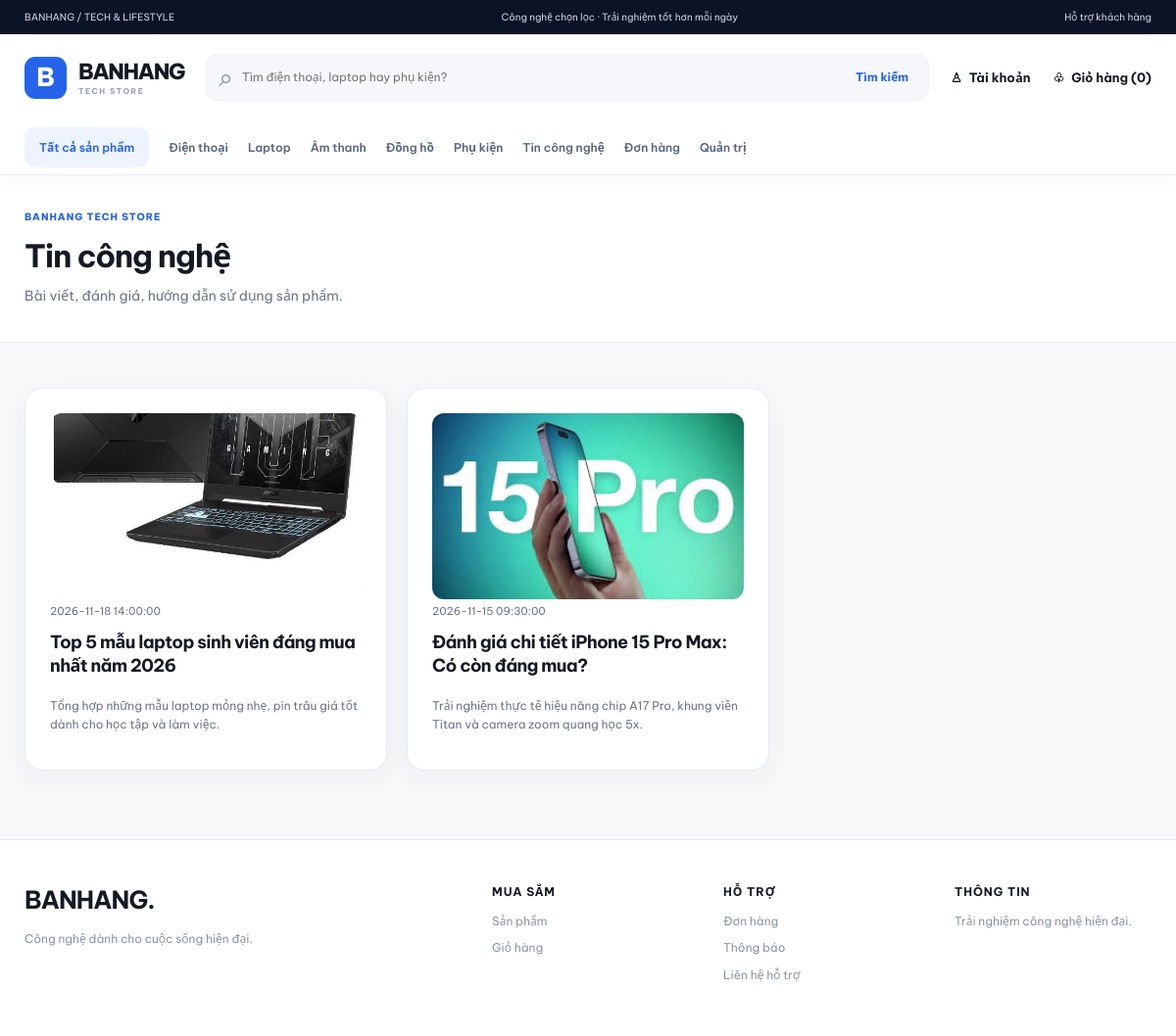
Page /index.php?page=news on the earlier database version.
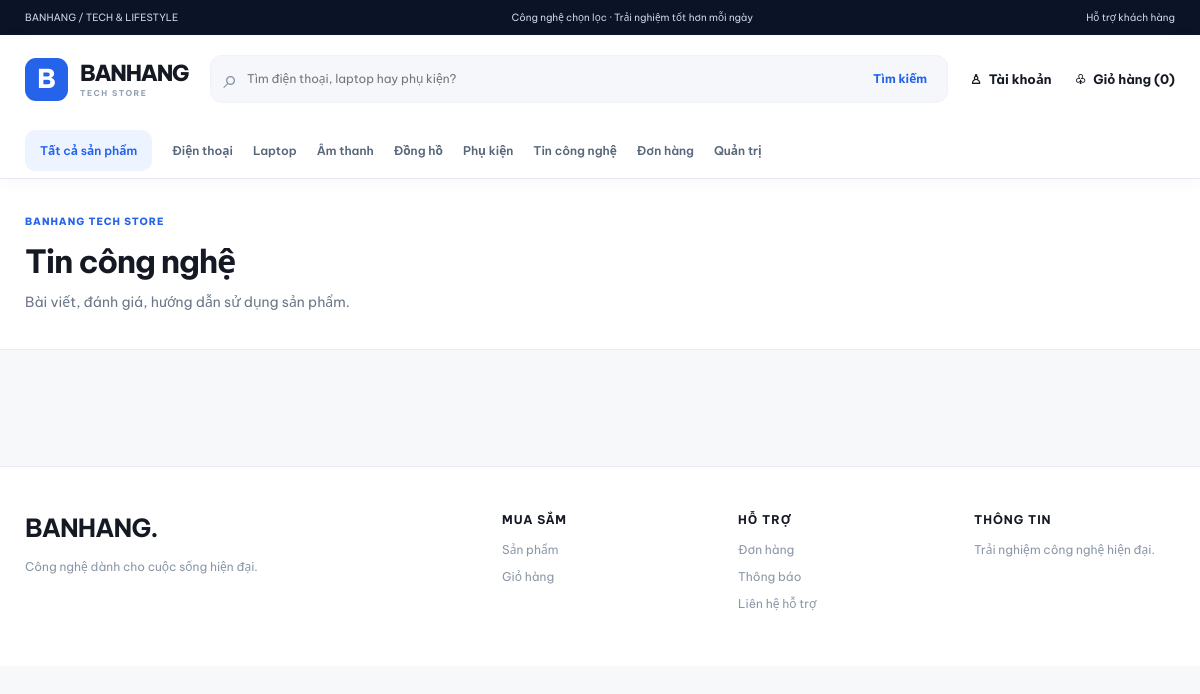
Same page on the later database version.
### tables this page shows
CREATE TABLE IF NOT EXISTS `tbl_tintuc` (
  `id_baiviet` int(11) NOT NULL AUTO_INCREMENT PRIMARY KEY,
  `tenbaiviet` varchar(255) NOT NULL,
  `tomtat` text NOT NULL,
  `noidung` longtext NOT NULL,
  `hinhanh` varchar(255) NOT NULL,
  `ngaydang` datetime NOT NULL DEFAULT current_timestamp(),
  `trangthai` int(11) NOT NULL DEFAULT 1
);

### pages/main.php (the view, shortened to what this page needs)
<?php
$renderObLevel = ob_get_level();
try {
echo '<main>';
if ($page==='home') {
    $featured=rows('SELECT p.id_sanpham,p.tensanpham,p.giasp,p.hinhanh,p.soluong,c.tendanhmuc FROM tbl_sanpham p JOIN tbl_danhmuc c ON c.id_danhmuc=p.id_danhmuc WHERE p.tinhtrang=1 ORDER BY p.id_sanpham DESC LIMIT 8');
    $categories=rows("SELECT id_danhmuc,tendanhmuc FROM tbl_danhmuc WHERE tendanhmuc NOT LIKE '[DEMO]%' ORDER BY thutu ASC,id_danhmuc ASC LIMIT 8");
    echo '<div class="container">';
    echo '<section class="hero-grid"><div class="hero-primary"><div class="hero-copy"><span class="hero-label">NEW DROP · TECH EDITION</span><h1>Thiết bị mới.<br>Cảm hứng mới.</h1><p>Nâng tầm từng khoảnh khắc với những thiết bị công nghệ được chọn lọc.</p><a class="button button--mint" href="'.link_to('products').'">Khám phá sản phẩm ↗</a></div>';
    echo '<div class="hero-visual"><div class="hero-device">B</div><div class="hero-glow"></div></div></div>';
    echo '<div class="hero-side"><a class="promo promo--blue" href="'.link_to('products',['category'=>'laptop']).'"><span class="eyebrow">DÀNH CHO SÁNG TẠO</span><h3>Laptop<br>hiệu năng cao</h3><span>Khám phá ngay ↗</span><span class="promo-symbol">⌘</span></a>';
    echo '<a class="promo promo--peach" href="'.link_to('products',['category'=>'audio']).'"><span class="eyebrow">ÂM THANH ĐỈNH CAO</span><h3>Nghe chất.<br>Sống khác.</h3><span>Khám phá ngay ↗</span><span class="promo-symbol">♫</span></a></div></section>';
    echo '<div class="benefits"><div>◇ <strong>Mua sắm an tâm</strong><small>Chính sách rõ ràng</small></div><div>♧ <strong>Giao hàng linh hoạt</strong><small>Theo dõi đơn tiện lợi</small></div><div>▣ <strong>Thanh toán thuận tiện</strong><small>COD và VietQR</small></div><div>☏ <strong>Hỗ trợ khách hàng</strong><small>Chăm sóc khi cần</small></div></div>';
    echo '<section class="section">';
    section_header('Khám phá theo danh mục','Tìm chính xác thiết bị phù hợp với bạn.');
    echo '<div class="categories">';
    foreach ($categories as $i=>$cat) {
        $picture=backup_image((string)$cat['tendanhmuc']);
        echo '<a href="'.link_to('products',['category_id'=>(int)$cat['id_danhmuc']]).'"><span class="category-photo"><img loading="lazy" decoding="async" src="'.h($picture).'" alt="'.h($cat['tendanhmuc']).'"></span><strong>'.h($cat['tendanhmuc']).'</strong><small>Khám phá ↗</small></a>';
    }
    echo '</div></section><section class="section">';
    section_header('Được yêu thích nhất','Những sản phẩm công nghệ nổi bật đang có tại cửa hàng.',link_to('products'));
    product_grid(array_slice($featured,0,4));
    echo '</section><section class="editorial"><div><span class="hero-label">BỘ SƯU TẬP ĐẶC BIỆT</span><h2>Tìm chất riêng<br>trong từng kết nối.</h2><p>Phụ kiện thông minh. Thiết kế tinh tế.<br>Tối ưu cho mọi nhịp sống.</p><a href="'.link_to('products',['category'=>'accessories']).'" class="button button--mint">Khám phá bộ sưu tập ↗</a></div><div class="editorial-art">♫</div></section>';
    echo '<section class="section">';
    section_header('Dành riêng cho bạn','Dựa trên danh mục đang được quan tâm.',link_to('recommendations'));
    product_grid(array_slice(array_reverse($featured),0,4));
    echo '</section><section class="newsletter"><div><h2>Công nghệ tốt hơn, mỗi ngày.</h2><p>Khám phá sản phẩm mới và tin tức công nghệ hữu ích.</p></div><a href="'.link_to('news').'" class="button">Đọc tin công nghệ ↗</a></section>';
    echo '</div>';
}
elseif ($page==='news' || $page==='article') {
    if ($page==='news') {
        $posts=rows('SELECT id_baiviet,tenbaiviet,tomtat,hinhanh,ngaydang FROM tbl_tintuc WHERE trangthai=1 ORDER BY ngaydang DESC LIMIT 24');
        echo '<div class="container section article-grid">';
        foreach ($posts as $post) echo '<a class="article-card surface" href="'.link_to('article',['id'=>$post['id_baiviet']]).'"><img loading="lazy" src="'.h(safe_image($post['hinhanh'],'news')).'" alt=""><span>'.h($post['ngaydang']).'</span><h3>'.h($post['tenbaiviet']).'</h3><p>'.h(strip_tags($post['tomtat'])).'</p></a>';
        echo '</div>';
    }
}
echo '</main>';
} catch (Throwable $e) {
    while (ob_get_level() > $renderObLevel) {
        ob_end_clean();
    }
    error_log('[BanHang rendering] '.$e->getMessage());
    http_response_code(500);
    echo '<main><section class="container section"><div class="surface" style="max-width:690px;margin:24px auto"><h1>Không thể hiển thị trang lúc này.</h1><p>Hệ thống đang gặp sự cố khi tải dữ liệu. Nếu bạn vừa xác nhận đặt hàng, vui lòng kiểm tra mục <strong>Đơn hàng của tôi</strong> trước khi đặt lại để tránh tạo trùng đơn.</p><div style="display:flex;gap:10px;flex-wrap:wrap;margin-top:16px"><a class="button" href="'.h(link_to('orders')).'">Xem đơn hàng của tôi</a><a class="button button--light" href="'.h(link_to('home')).'">Về trang chủ</a></div></div></section></main>';
}

Differences in the rows shown:
removed tbl_tintuc: shows a picture, ngaydang "2026-11-18 14:00:00", tenbaiviet "Top 5 mẫu laptop sinh viên đáng mua nhất năm 2026", tomtat "Tổng hợp những mẫu laptop mỏng nhẹ, pin trâu giá tốt dành cho học tập và làm việc."
removed tbl_tintuc: shows a picture, ngaydang "2026-11-15 09:30:00", tenbaiviet "Đánh giá chi tiết iPhone 15 Pro Max: Có còn đáng mua?", tomtat "Trải nghiệm thực tế hiệu năng chip A17 Pro, khung viền Titan và camera zoom quang học 5x."
